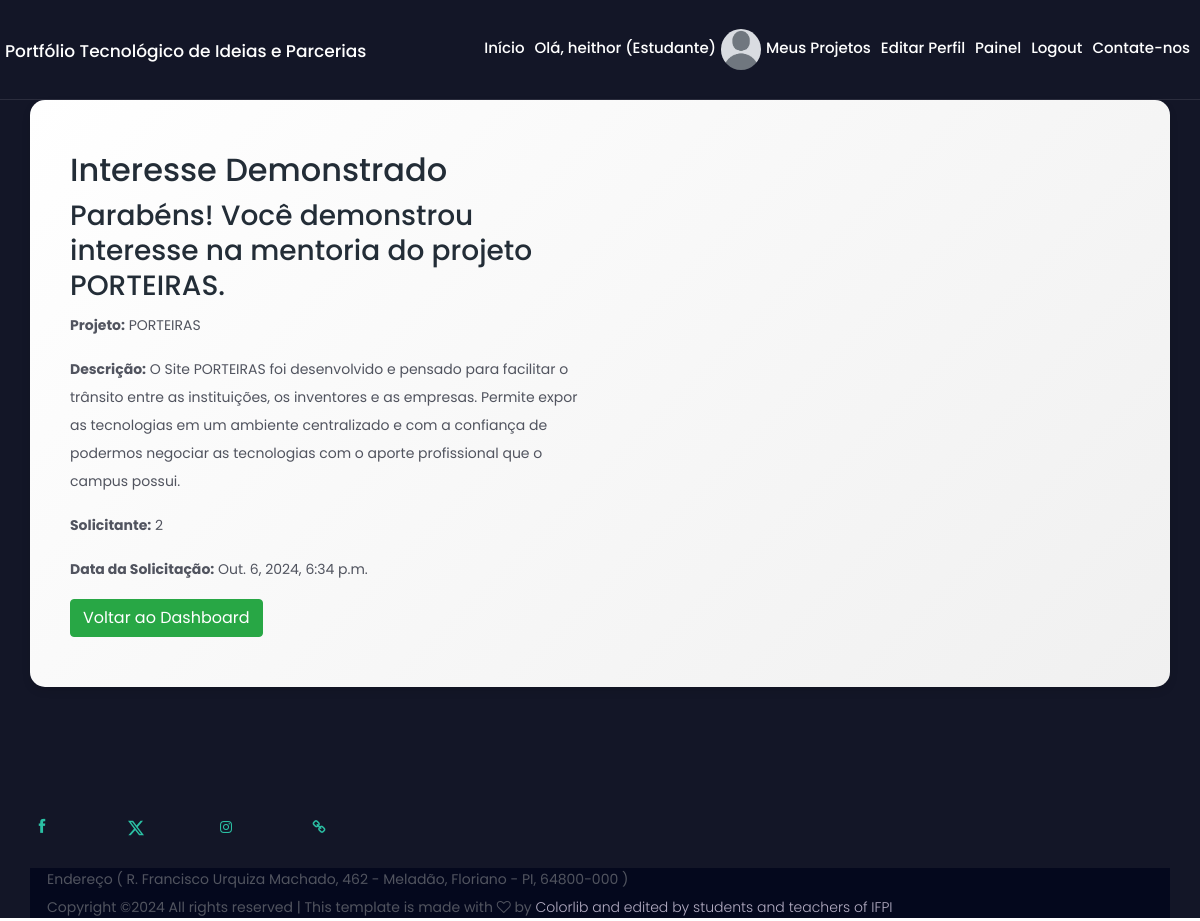
/demonstrar-interesse/1/ (signed in), run on the app's committed database.
### cadastro/models.py (models this page shows, shortened)
class UserProfile(models.Model):
    USER_TYPES = (
        ('pesquisador', 'Pesquisador'),
        ('estudante', 'Estudante'),
        ('empresa', 'Empresa'),
        ('instituicao', 'Instituição'),
    )
    user = models.OneToOneField(User, on_delete=models.CASCADE)
    nome = models.CharField(max_length=300)
    user_type = models.CharField(max_length=50, choices=USER_TYPES)
    bio = models.TextField(null=True, blank=True)
    institution_name = models.CharField(max_length=255, null=True, blank=True)
    website = models.URLField(null=True, blank=True)
    linkedin = models.URLField(null=True, blank=True)
    avatar = models.ImageField(upload_to='avatars/', blank=True, null=True)

class MentorshipRequest(models.Model):
    project = models.ForeignKey(Project, on_delete=models.CASCADE, related_name='mentorship_requests')
    message = models.TextField()
    is_accepted = models.BooleanField(default=False)
    created_at = models.DateTimeField(auto_now_add=True)

class Project(models.Model):
    STAGE_CHOICES = (
        ('ideia', 'Ideia'),
        ('em_progresso', 'Em Progresso'),
        ('completo', 'Completo'),
    )
    STATUS_CHOICES = (
        ('ativo', 'Ativo'),
        ('inativo', 'Inativo'),
        ('concluido', 'Concluído'),
    )
    location_state = models.ForeignKey('Estado', on_delete=models.SET_NULL, null=True)
    location_city = models.ForeignKey('Cidade', on_delete=models.SET_NULL, null=True)
    needs = models.ManyToManyField('Need', related_name='projects', blank=True)
    owner = models.ForeignKey(UserProfile, on_delete=models.CASCADE, related_name='projects')
    title = models.CharField(max_length=255)
    description = models.TextField()
    stage = models.CharField(max_length=50, choices=STAGE_CHOICES)
    status = models.CharField(max_length=50, choices=STATUS_CHOICES, default='ativo')
    category = models.ForeignKey(TechnologyCategory, on_delete=models.SET_NULL, null=True)
    institution = models.CharField(max_length=255, null=True, blank=True)
    start_date = models.DateField(null=True, blank=True)
    end_date = models.DateField(null=True, blank=True)
    funding_required = models.BooleanField(default=False)
    goals = models.TextField(null=True, blank=True)
    resources_needed = models.TextField(null=True, blank=True)
    collaborators = models.ManyToManyField(UserProfile, related_name='collaborations', blank=True)
    date_created = models.DateTimeField(auto_now_add=True)
    date_updated = models.DateTimeField(auto_now=True)
    keywords = models.TextField(null=True, blank=True)

### cadastro/views.py (the view, shortened to what this page needs)
# urls.py: path('demonstrar-interesse/<int:mentorship_request_id>/', DemonstrarInteresseMentoriaView.as_view(),
class DemonstrarInteresseMentoriaView(LoginRequiredMixin, View):
    template_name = 'demonstrar_interesse.html'
    def get(self, request, mentorship_request_id):
        mentorship_request = get_object_or_404(MentorshipRequest, id=mentorship_request_id)
        context = {
            'mentorship_request': mentorship_request,
            'project_owner': mentorship_request.project.owner,  # Acesso ao dono do projeto
        }
        return render(request, self.template_name, context)

### cadastro/templates/demonstrar_interesse.html (shortened to what this page needs)
{% extends 'base.html' %}
{% block content %}
<div class="fancy-bg-dark section-padding-100">
<div class="container fancy-bg-white">
            <div class="row">
                <div class="col-12 col-md-6">
        <h2>Interesse Demonstrado</h2>
        <div class="mentorship-confirmation">
            <h3>Parabéns! Você demonstrou interesse na mentoria do projeto {{ mentorship_request.project.title }}.</h3>
            <p><strong>Projeto:</strong> {{ mentorship_request.project.title }}</p>
            <p><strong>Descrição:</strong> {{ mentorship_request.project.description }}</p>
            <p><strong>Solicitante:</strong> {{ project_owner.user.userprofile.nome }}</p>
            <p><strong>Data da Solicitação:</strong> {{ mentorship_request.created_at }}</p>
        </div>
        <a href="{% url 'dashboard' %}" class="btn btn-success">Voltar ao Dashboard</a>
    </div>
</div>
</div>
</div>
{% endblock %}

### cadastro/templates/base.html (shortened to what this page needs)
<!DOCTYPE html>
<html lang="pt-br">
<head>
    {% load static %}
<link href="https://cdn.jsdelivr.net/npm/bootstrap@5.1.3/dist/css/bootstrap.min.css" rel="stylesheet"
>
    <link rel="stylesheet" href="{%static 'style.css'%}">
    <link rel="stylesheet" href="{%static 'css/responsive/responsive.css'%}">
</head>
<body>
    <header class="header_area" id="header">
    <div class="container-fluid h-100">
        <div class="row h-100">
            <div class="col-12 h-100">
                <nav class="h-100 navbar navbar-expand-lg align-items-center">
                    <a class="navbar-brand" href="{% url 'home' %}">Portfólio Tecnológico de Ideias e Parcerias</a>
                    <div class="collapse navbar-collapse" id="fancyNav">
                        <ul class="navbar-nav ml-auto">
                            <li class="nav-item active">
                                <a class="nav-link" href="{% url 'home' %}">Início<span class="sr-only">(current)</span></a>
                            </li>
                            {% if user.is_authenticated %}
                                <li class="nav-item">
                                    <a class="nav-link" href="{% url 'user-profile' user.username %}">
                                        Olá, {{ user.username }} ({{ user.userprofile.user_type|capfirst }})
                                    </a>
                                </li>
                                <li class="nav-item">
                                    {% if user.userprofile.avatar %}
                                        <img src="{{ user.userprofile.avatar.url }}" alt="Foto de {{ user.username }}" class="rounded-circle" width="40" height="40">
                                    {% else %}
                                    <img src="{% static 'img/avatar.png' %}" alt="Sem foto" class="rounded-circle" width="40" height="40">
                                    {% endif %}
                                </li>
                                <li class="nav-item">
                                    <a class="nav-link" href="{% url 'project-list' %}">Meus Projetos</a>
                                </li>
                                <li class="nav-item">
                                    <a class="nav-link" href="{% url 'edit_profile' %}">Editar Perfil</a>
                                </li>
                                    <li class="nav-item">
                                        <a class="nav-link" href="{% url 'dashboard' %}">Painel</a>
                                    </li>
                                <li class="nav-item">
                                    <a class="nav-link" href="{% url 'logout' %}">Logout</a>
                                </li>
                            {% endif %}
                            <li class="nav-item">
                                <a class="nav-link" href="{% url 'contact' %}">Contate-nos</a>
                            </li>
                        </ul>
                    </div>
                </nav>
            </div>
        </div>
    </div>
</header>
{% block content %}
    {% endblock %}
                    <footer class="fancy-footer-area fancy-bg-dark">
                        <div class="footer-content section-padding-50   -50">
                            <div class="container">
                                <div class="row">
                                    <div class="col-12 col-sm-6 col-lg-4">
                                        <div class="single-footer-widget">
                                            <div class="footer-social-widegt d-flex align-items-center">
                                                    <a href="https://www.facebook.com/ifpiaui/">
                                                    <i class="ti-facebook"></i>
                                                    </a>
                                                    <a href="https://twitter.com/ifpiaui">
                                                    <svg xmlns="http://www.w3.org/2000/svg" width="16" height="16" fill="currentColor" class="bi bi-twitter-x" viewBox="0 0 16 16">
  <path d="M12.6.75h2.454l-5.36 6.142L16 15.25h-4.937l-3.867-5.07-4.425 5.07H.316l5.733-6.57L0 .75h5.063l3.495 4.633L12.601.75Zm-.86 13.028h1.36L4.323 2.145H2.865z"/>
</svg>
                                                    </a>
                                                    <a href="https://www.instagram.com/ifpiaui/">
                                                    <i class="fa fa-instagram"></i>
                                                	</a>
                                                    <a href="https://www.ifpi.edu.br/">
                                                    <i class="fa fa-link"></i>
                                                </a>
                                            </div>
                                        </div>
                                    </div>
        <div class="footer-copywrite-area">
            <div class="container h-100">
                <div class="row h-100">
                    <div class="col-12 h-100">
                        <div class="copywrite-content h-100 d-flex align-items-center justify-content-between">
                            <div class="copywrite-text">
                                <p>Endereço ( R. Francisco Urquiza Machado, 462 - Meladão, Floriano - PI, 64800-000 )</p>
                                <p>
                                    Copyright &copy;<script>document.write(new Date().getFullYear());</script> All rights reserved | This template is made with <i class="fa fa-heart-o" aria-hidden="true"></i> by <a href="https://colorlib.com" target="_blank">Colorlib and edited by students and teachers of IFPI</a>
                                    </p>
                            </div>
                        </div>
                    </div>
                </div>
            </div>
        </div>
    </div>
</div>
</div>
    </footer>
</body>
</html>

### cadastro/static/style.css (style rules this page uses)
*, ul, li { margin: 0; padding: 0; }
body { font-family: 'Poppins', sans-serif; position: relative; z-index: auto; }
h1, h2, h3, h4, h5, h6 { font-family: 'Poppins', sans-serif; font-weight: 500; color: #232d37; line-height: 1.25; }
p { font-family: 'Poppins', sans-serif; color: #51545f; font-size: 14px; line-height: 2; font-weight: 400; }
img { max-width: 100%; height: auto; }
a, a:hover, a:focus, a:active { font-family: 'Poppins', sans-serif; text-decoration: none; transition-duration: 0ms; outline: none; }
li { list-style: none; }
.section-padding-100 { padding-top: 100px; padding-bottom: 100px; }
.fancy-bg-dark { background-color: #131627!important; }
.fancy-bg-white { background: linear-gradient(135deg, #ffffff, #f0f0f0); padding: 50px; border-radius: 15px; box-shadow: 0 4px 8px rgba(0, 0, 0, 0.1); }
.header_area { background-color: transparent; position: fixed; width: 100%; z-index: 90; height: 100px; top: 0; left: 0; padding: 0 0; border-bottom: 1px solid rgba(255, 255, 255, 0.1); -webkit-transition-duration: 500ms; transition-duration: 500ms; }
.header_area .navbar-brand { padding: 0; margin-top: 5px; font-size: 17px; color: #fff; font-weight: 500; }
.header_area .navbar { padding: 0; }
.navbar-expand-lg .navbar-nav .nav-link { padding-right: 5px; padding-left: 5px; color: #fff; font-size: 15px; font-weight: 500; }
.single-footer-widget { margin-bottom: 30px; }
.footer-social-widegt { margin-top: 30px; }
.footer-social-widegt > a { color: #2bc0a4; font-size: 14px; -webkit-box-flex: 1; -ms-flex: 1; flex: 1; }
.footer-copywrite-area { background-color: #04081d; height: 50px; }
.copywrite-text p { margin: 0; }
.copywrite-text p > a { font-weight: 300; color: #b5aec4; }

### data on the page
MentorshipRequest: project "PORTEIRAS", project.description "O Site PORTEIRAS foi desenvolvido e pensado para facilitar o trânsito entre as instituições, os inventores e as empresas. Permite expor as tecnologias em um ambiente centralizado e com a confiança de podermos negociar as tecnologias com o aporte profissional que o campus possui.", created_at "Out. 6, 2024, 6:34 p.m."
UserProfile: user.userprofile.nome "2"

### other printed values
{{ user.username }} "heithor"
{{ user.userprofile.user_type|capfirst }} "Estudante"
